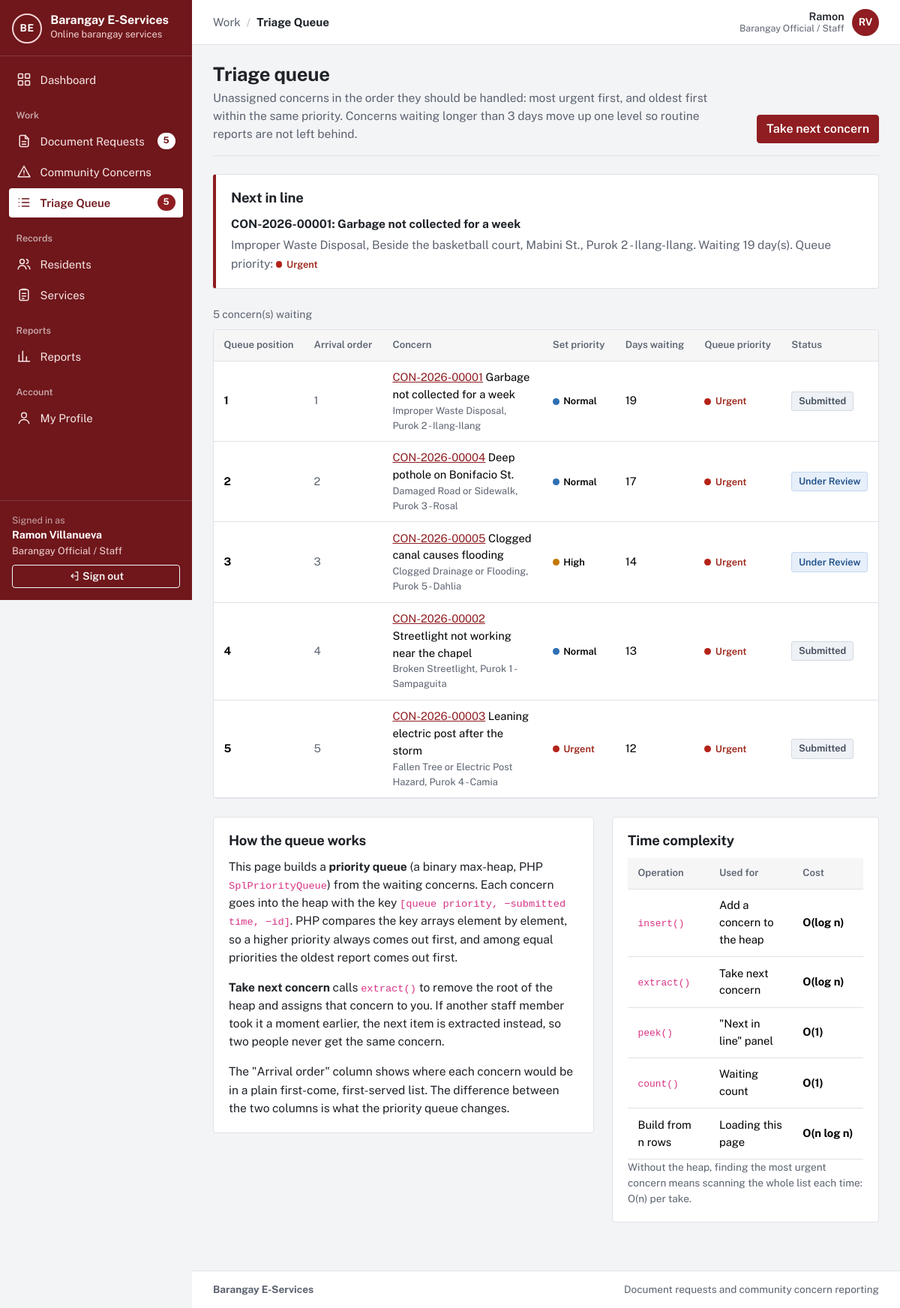
Page /barangay-eservices/staff/queue.php (signed in) on the committed database.
### tables this page shows
CREATE TABLE `users` (
  `user_id` int(10) UNSIGNED NOT NULL,
  `role_id` tinyint(3) UNSIGNED NOT NULL,
  `purok_id` smallint(5) UNSIGNED DEFAULT NULL,
  `first_name` varchar(60) NOT NULL,
  `last_name` varchar(60) NOT NULL,
  `email` varchar(120) NOT NULL,
  `contact_no` varchar(13) DEFAULT NULL,
  `street_address` varchar(150) DEFAULT NULL,
  `password_hash` varchar(255) NOT NULL,
  `email_verified_at` datetime DEFAULT NULL,
  `is_active` tinyint(1) NOT NULL DEFAULT 1,
  `failed_logins` tinyint(3) UNSIGNED NOT NULL DEFAULT 0,
  `locked_until` datetime DEFAULT NULL,
  `created_at` datetime NOT NULL DEFAULT current_timestamp(),
  `updated_at` datetime NOT NULL DEFAULT current_timestamp() ON UPDATE current_timestamp()
);

CREATE TABLE `roles` (
  `role_id` tinyint(3) UNSIGNED NOT NULL,
  `role_key` varchar(20) NOT NULL,
  `role_name` varchar(50) NOT NULL
);

CREATE TABLE `concerns` (
  `concern_id` int(10) UNSIGNED NOT NULL,
  `reference_no` varchar(20) DEFAULT NULL,
  `resident_id` int(10) UNSIGNED NOT NULL,
  `category_id` smallint(5) UNSIGNED NOT NULL,
  `purok_id` smallint(5) UNSIGNED NOT NULL,
  `title` varchar(120) NOT NULL,
  `description` text NOT NULL,
  `location` varchar(200) NOT NULL,
  `priority` tinyint(3) UNSIGNED NOT NULL,
  `status` enum('Submitted','Under Review','Assigned','In Progress','Resolved','Closed','Rejected','Withdrawn') NOT NULL DEFAULT 'Submitted',
  `assigned_to` int(10) UNSIGNED DEFAULT NULL,
  `resolution` varchar(1000) DEFAULT NULL,
  `is_archived` tinyint(1) NOT NULL DEFAULT 0,
  `created_at` datetime NOT NULL DEFAULT current_timestamp(),
  `updated_at` datetime NOT NULL DEFAULT current_timestamp() ON UPDATE current_timestamp()
);

CREATE TABLE `concern_categories` (
  `category_id` smallint(5) UNSIGNED NOT NULL,
  `name` varchar(100) NOT NULL,
  `description` varchar(500) NOT NULL,
  `default_priority` tinyint(3) UNSIGNED NOT NULL DEFAULT 2,
  `is_archived` tinyint(1) NOT NULL DEFAULT 0,
  `created_at` datetime NOT NULL DEFAULT current_timestamp(),
  `updated_at` datetime NOT NULL DEFAULT current_timestamp() ON UPDATE current_timestamp()
);

CREATE TABLE `puroks` (
  `purok_id` smallint(5) UNSIGNED NOT NULL,
  `purok_name` varchar(60) NOT NULL
);

### barangay-eservices/staff/queue.php (the view, shortened to what the rows shown need)
<?php
require __DIR__ . '/../app/bootstrap.php';
require_once APP_ROOT . '/app/lib/ConcernTriageQueue.php';
$user = require_role(ROLE_STAFF);
function load_waiting_concerns(): array
{
    return db_all(
        "SELECT c.concern_id, c.reference_no, c.title, c.location, c.priority, c.status, c.created_at,
                cc.name AS category_name, p.purok_name
           FROM concerns c
           JOIN concern_categories cc ON cc.category_id = c.category_id
           JOIN puroks p ON p.purok_id = c.purok_id
          WHERE c.status IN ('Submitted', 'Under Review') AND c.assigned_to IS NULL AND c.is_archived = 0"
    );
}
$rows = load_waiting_concerns();
$queue = ConcernTriageQueue::fromRows($rows);
$next = $queue->peek();
$ordered = $queue->toOrderedArray();
$arrival = $rows;
usort($arrival, fn ($a, $b) => [$a['created_at'], $a['concern_id']] <=> [$b['created_at'], $b['concern_id']]);
$arrivalPos = [];
foreach ($arrival as $i => $r) {
    $arrivalPos[$r['concern_id']] = $i + 1;
}
$activeNav = 'queue';
require APP_ROOT . '/app/views/header.php';
?>
<div class="page-head">
  <div>
    <h1>Triage queue</h1>
  </div>
</div>
<?php if ($next): ?>
<section class="panel queue-next">
  <h2>Next in line</h2>
  <p class="mb-1"><strong><?= e($next['reference_no']) ?>: <?= e($next['title']) ?></strong></p>
  <p class="mb-0 text-muted"><?= e($next['category_name']) ?>, <?= e($next['location']) ?>, <?= e($next['purok_name']) ?>. Waiting <?= (int) $next['days_waiting'] ?> day(s). Queue priority: <?= priority_badge((int) $next['effective_priority']) ?></p>
</section>
<?php endif; ?>
<div class="table-wrap mb-4">
  <?php if (!$ordered): ?>
    <div class="empty"><p>No unassigned concerns are waiting.</p></div>
  <?php else: ?>
  <table class="table">
    <thead>
      <tr>
        <th scope="col">Queue position</th>
        <th scope="col">Arrival order</th>
        <th scope="col">Concern</th>
        <th scope="col">Set priority</th>
        <th scope="col">Days waiting</th>
        <th scope="col">Queue priority</th>
        <th scope="col">Status</th>
      </tr>
    </thead>
    <tbody>
    <?php foreach ($ordered as $i => $c): ?>
      <tr>
        <td><strong><?= $i + 1 ?></strong></td>
        <td class="text-muted"><?= (int) $arrivalPos[$c['concern_id']] ?></td>
        <td><a href="<?= e(url('concern.php?id=' . (int) $c['concern_id'])) ?>"><?= e($c['reference_no']) ?></a> <?= e($c['title']) ?><div class="small text-muted"><?= e($c['category_name']) ?>, <?= e($c['purok_name']) ?></div></td>
        <td><?= priority_badge((int) $c['priority']) ?></td>
        <td><?= (int) $c['days_waiting'] ?></td>
        <td><?= priority_badge((int) $c['effective_priority']) ?></td>
        <td><?= status_badge($c['status']) ?></td>
      </tr>
    <?php endforeach; ?>
    </tbody>
  </table>
  <?php endif; ?>
</div>
<div class="row g-4">
  <div class="col-lg-7">
    <section class="panel">
      <h2>How the queue works</h2>
    </section>
  </div>
  <div class="col-lg-5">
    <section class="panel">
      <h2>Time complexity</h2>
      <table class="table complexity">
        <thead><tr><th scope="col">Operation</th><th scope="col">Used for</th><th scope="col">Cost</th></tr></thead>
      </table>
    </section>
  </div>
</div>
<?php require APP_ROOT . '/app/views/footer.php'; ?>

### barangay-eservices/app/views/header.php (shortened to what the rows shown need)
<?php
$user = current_user();
$role = $user['role_key'] ?? null;
$verified = $user && is_verified($user);
$activeNav = $activeNav ?? '';
$appLayout = $user && $verified;
$badges = [];
if ($appLayout && $role === ROLE_STAFF) {
    $badges['requests'] = (int) db_value("SELECT COUNT(*) FROM document_requests WHERE status IN ('Pending', 'Under Review') AND is_archived = 0");
    $badges['queue'] = (int) db_value("SELECT COUNT(*) FROM concerns WHERE status IN ('Submitted', 'Under Review') AND assigned_to IS NULL AND is_archived = 0");
} elseif ($appLayout && $role === ROLE_RESIDENT) {
    $badges['requests'] = (int) db_value("SELECT COUNT(*) FROM document_requests WHERE resident_id = ? AND status = 'Ready for Pickup'", [(int) $user['user_id']]);
}
$groups = [];
if ($appLayout && $role === ROLE_ADMIN) {
    $groups = [
        '' => ['dashboard' => ['admin/dashboard.php', 'Dashboard', 'dashboard']],
        'Records' => [
            'residents' => ['residents.php', 'Residents', 'residents'],
            'requests'  => ['requests.php', 'Document Requests', 'document'],
            'concerns'  => ['concerns.php', 'Community Concerns', 'concern'],
        ],
        'Services' => [
            'doctypes'   => ['admin/document-types.php', 'Document Types', 'services'],
            'categories' => ['admin/categories.php', 'Concern Categories', 'category'],
        ],
        'Reports' => [
            'reports' => ['reports.php', 'Reports', 'reports'],
            'logs'    => ['admin/logs.php', 'Activity Logs', 'logs'],
        ],
        'System' => [
            'users'    => ['admin/users.php', 'User Accounts', 'accounts'],
            'settings' => ['admin/settings.php', 'Settings', 'settings'],
            'profile'  => ['profile.php', 'My Profile', 'profile'],
        ],
    ];
} elseif ($appLayout && $role === ROLE_STAFF) {
    $groups = [
        '' => ['dashboard' => ['staff/dashboard.php', 'Dashboard', 'dashboard']],
        'Work' => [
            'requests' => ['requests.php', 'Document Requests', 'document'],
            'concerns' => ['concerns.php', 'Community Concerns', 'concern'],
            'queue'    => ['staff/queue.php', 'Triage Queue', 'queue'],
        ],
        'Records' => [
            'residents' => ['residents.php', 'Residents', 'residents'],
            'services'  => ['services.php', 'Services', 'services'],
        ],
        'Reports' => ['reports' => ['reports.php', 'Reports', 'reports']],
        'Account' => ['profile' => ['profile.php', 'My Profile', 'profile']],
    ];
}
$crumbGroup = '';
$crumbItem = $pageTitle ?? '';
foreach ($groups as $label => $items) {
    if (isset($items[$activeNav])) {
        $crumbGroup = $label;
        $crumbItem = $items[$activeNav][1];
    }
}
?><!doctype html>
<html lang="en">
<head>
  <link rel="stylesheet" href="<?= e(asset('vendor/bootstrap/bootstrap.min.css')) ?>">
  <link rel="stylesheet" href="<?= e(asset('css/app.css')) ?>">
</head>
<body class="<?= $appLayout ? 'app-body' : 'public-body' ?>">
<?php if ($appLayout): ?>
<div class="app-shell">
  <aside class="sidebar offcanvas-lg offcanvas-start" id="sidebar" tabindex="-1" aria-label="Main navigation">
    <div class="sidebar-brand">
      <a class="brand" href="<?= e(url(home_path_for_role($role))) ?>">
        <?= render_app_mark() ?>
        <span class="brand-text">
          <span class="brand-name"><?= e(app_name()) ?></span>
          <span class="brand-sub">Online barangay services</span>
        </span>
      </a>
    </div>
    <nav class="sidebar-nav">
      <?php foreach ($groups as $label => $items): ?>
        <?php if ($label !== ''): ?><div class="sidebar-heading"><?= e($label) ?></div><?php endif; ?>
        <ul class="sidebar-list">
          <?php foreach ($items as $key => [$path, $itemLabel, $iconName]): ?>
            <li>
              <a class="sidebar-link<?= $key === $activeNav ? ' active' : '' ?>" <?= $key === $activeNav ? 'aria-current="page"' : '' ?> href="<?= e(url($path)) ?>">
                <?= icon($iconName) ?><span><?= e($itemLabel) ?></span>
                <?php if (!empty($badges[$key])): ?><span class="sidebar-badge" title="Waiting"><?= (int) $badges[$key] ?></span><?php endif; ?>
              </a>
            </li>
          <?php endforeach; ?>
        </ul>
      <?php endforeach; ?>
    </nav>
    <div class="sidebar-user">
      <div class="sidebar-user-label">Signed in as</div>
      <div class="sidebar-user-name"><?= e(full_name($user)) ?></div>
      <div class="sidebar-user-role"><?= e($user['role_name']) ?></div>
      <form method="post" action="<?= e(url('auth/logout.php')) ?>">
        <button type="submit" class="btn btn-sm btn-outline-light w-100 mt-2"><?= icon('logout', 'icon icon-sm') ?> Sign out</button>
      </form>
    </div>
  </aside>
  <div class="app-main">
    <header class="topbar">
      <nav class="topbar-crumb" aria-label="You are here">
        <?php if ($crumbGroup !== ''): ?><span class="crumb-group"><?= e($crumbGroup) ?></span><span class="crumb-sep" aria-hidden="true">/</span><?php endif; ?>
        <span class="crumb-item"><?= e($crumbItem) ?></span>
      </nav>
      <div class="topbar-user">
        <span class="topbar-user-text"><span class="topbar-user-name"><?= e($user['first_name']) ?></span><span class="topbar-user-role"><?= e($user['role_name']) ?></span></span>
        <a class="avatar" href="<?= e(url('profile.php')) ?>" title="My profile" aria-label="My profile"><?= e(mb_strtoupper(mb_substr($user['first_name'], 0, 1) . mb_substr($user['last_name'], 0, 1))) ?></a>
      </div>
    </header>
    <main id="main" class="page">
<?php endif; ?>

### barangay-eservices/app/lib/workflow.php (shortened to what the rows shown need)
<?php
function status_badge(string $status): string
{
    $tone = match ($status) {
        'Pending', 'Submitted'                    => 'waiting',
        'Under Review', 'Assigned'                => 'review',
        'Approved', 'Processing', 'In Progress'   => 'active',
        'Ready for Pickup', 'Resolved'            => 'ready',
        'Released', 'Closed'                      => 'done',
        'Rejected'                                => 'stopped',
        'Cancelled', 'Withdrawn'                  => 'muted',
        default                                   => 'muted',
    };
    return '<span class="status status-' . $tone . '">' . e($status) . '</span>';
}
function priority_badge(int $priority): string
{
    return '<span class="prio prio-' . $priority . '">' . e(PRIORITY_LABELS[$priority] ?? '?') . '</span>';
}

### rows in the picture
users: full_name($user) "Ramon Villanueva", role.role_name "Barangay Official / Staff", first_name "Ramon", first_name+last_name "RV"
concerns: reference_no "CON-2026-00001", title "Garbage not collected for a week", location "Beside the basketball court, Mabini St.", concern_id "1", category.name "Improper Waste Disposal", purok.purok_name "Purok 2 - Ilang-Ilang", priority "Normal Urgent", days_waiting "19", status "Submitted"
concern_categories: name "Improper Waste Disposal"
puroks: purok_name "Purok 2 - Ilang-Ilang"
concerns: concern_id "2", reference_no "CON-2026-00004", title "Deep pothole on Bonifacio St.", category.name "Damaged Road or Sidewalk", purok.purok_name "Purok 3 - Rosal", priority "Normal Urgent", days_waiting "17", status "Under Review"
concerns: concern_id "3", reference_no "CON-2026-00005", title "Clogged canal causes flooding", category.name "Clogged Drainage or Flooding", purok.purok_name "Purok 5 - Dahlia", priority "High Urgent", days_waiting "14", status "Under Review"
concerns: concern_id "4", reference_no "CON-2026-00002", title "Streetlight not working near the chapel", category.name "Broken Streetlight", purok.purok_name "Purok 1 - Sampaguita", priority "Normal Urgent", days_waiting "13", status "Submitted"
concerns: concern_id "5", reference_no "CON-2026-00003", title "Leaning electric post after the storm", category.name "Fallen Tree or Electric Post Hazard", purok.purok_name "Purok 4 - Camia", priority "Urgent Urgent", days_waiting "12", status "Submitted"

### other values in the picture
app_name() "Barangay E-Services"
$itemLabel "Dashboard"
$label "Work"
$itemLabel "Document Requests"
$badges[$key] "5"
$itemLabel "Community Concerns"
$itemLabel "Triage Queue"
$label "Records"
$itemLabel "Residents"
$itemLabel "Services"
$label "Reports"
$itemLabel "Reports"
$label "Account"
$itemLabel "My Profile"
$crumbGroup "Work"
